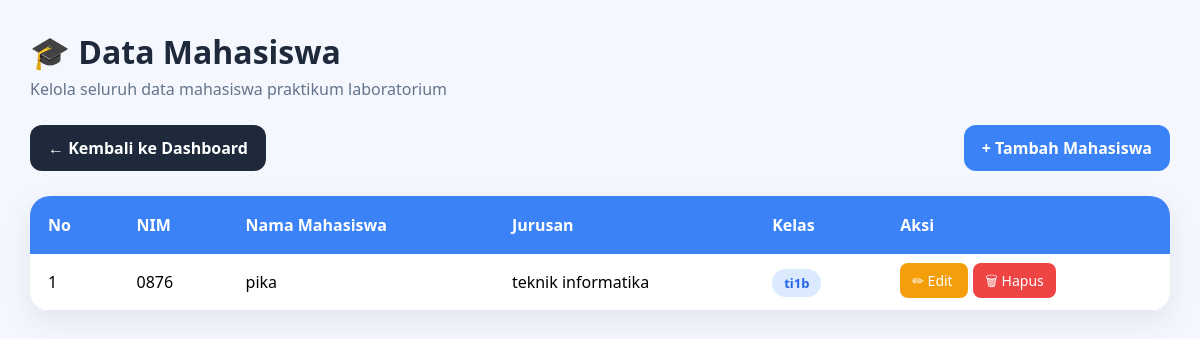
Page /admin/mahasiswa/index.php on the earlier database version.
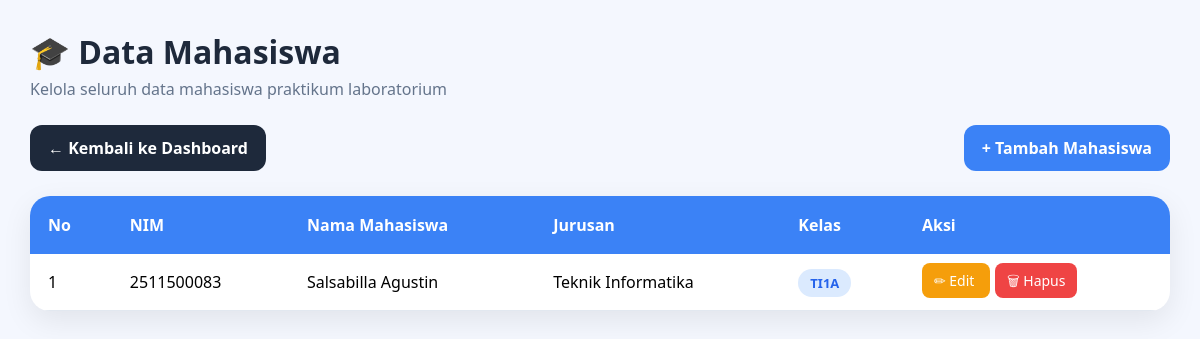
Same page on the later database version.
### tables this page shows
CREATE TABLE `mahasiswa` (
  `nim` varchar(10) NOT NULL,
  `nama_mahasiswa` varchar(100) DEFAULT NULL,
  `jurusan` varchar(50) DEFAULT NULL,
  `id_kelas` int DEFAULT NULL,
  `id_user` int DEFAULT NULL
);

CREATE TABLE `kelas` (
  `id_kelas` int NOT NULL,
  `nama_kelas` varchar(50) DEFAULT NULL,
  `program_studi` varchar(50) DEFAULT NULL
);

### admin/mahasiswa/index.php (the view, shortened to what this page needs)
<?php
include "../../config/koneksi.php";
$data = mysqli_query($conn,"
SELECT
    mahasiswa.*,
    kelas.nama_kelas
FROM mahasiswa
LEFT JOIN kelas
ON mahasiswa.id_kelas = kelas.id_kelas
ORDER BY mahasiswa.nim ASC
");
?>
<!DOCTYPE html>
<html lang="id">
<head>
</head>
<body>
<div class="container">
    <div class="header">
        <h1>🎓 Data Mahasiswa</h1>
        <p>Kelola seluruh data mahasiswa praktikum laboratorium</p>
    </div>
    <div class="top-action">
        <a href="../dashboard.php" class="back-dashboard">
            ← Kembali ke Dashboard
        </a>
        <a href="tambah.php" class="add-data">
            + Tambah Mahasiswa
        </a>
    </div>
    <div class="table-container">
        <table>
            <thead>
                <tr>
                    <th>No</th>
                    <th>NIM</th>
                    <th>Nama Mahasiswa</th>
                    <th>Jurusan</th>
                    <th>Kelas</th>
                    <th>Aksi</th>
                </tr>
            </thead>
            <tbody>
            <?php
            $no = 1;
            if(mysqli_num_rows($data) > 0){
                while($row = mysqli_fetch_assoc($data)){
            ?>
                <tr>
                    <td><?= $no++; ?></td>
                    <td><?= $row['nim']; ?></td>
                    <td><?= $row['nama_mahasiswa']; ?></td>
                    <td><?= $row['jurusan']; ?></td>
                    <td>
                        <span class="badge-kelas">
                            <?= $row['nama_kelas']; ?>
                        </span>
                    </td>
                    <td>
                        <a
                        href="edit.php?nim=<?= $row['nim']; ?>"
                        class="btn-edit">
                            ✏ Edit
                        </a>
                        <a
                        href="hapus.php?nim=<?= $row['nim']; ?>"
                        class="btn-hapus"
                        onclick="return confirm('Yakin ingin menghapus data ini?')">
                            🗑 Hapus
                        </a>
                    </td>
                </tr>
            <?php
                }
            } ?>
            </tbody>
        </table>
    </div>
</div>
</body>
</html>

Differences in the rows shown:
removed mahasiswa: nim "0876", nama_mahasiswa "pika", jurusan "teknik informatika", id_kelas.nama_kelas "ti1b"
added mahasiswa: nim "2511500083", nama_mahasiswa "Salsabilla Agustin", jurusan "Teknik Informatika", id_kelas.nama_kelas "TI1A"
